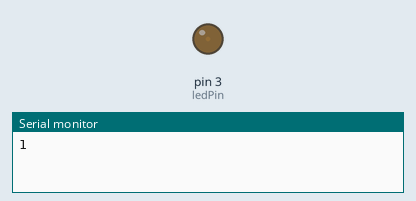
This sketch was run on a simulated Arduino Uno, built with avr-gcc and run on an emulated ATmega328P. On the bench: output pins drawn as LEDs (lit = HIGH), the last lines printed to the serial monitor.

Above: at 0.05 s.
At 6.35 s:
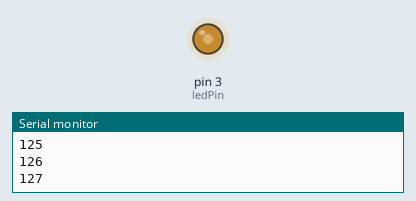
At 9.5 s:
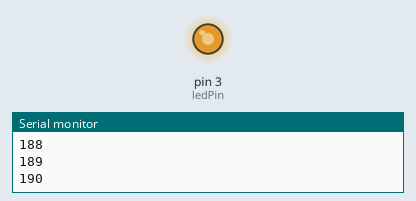
At 12.7 s:
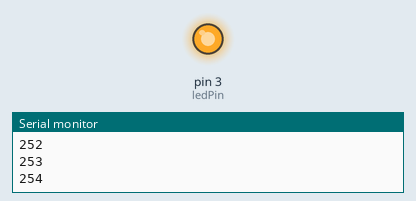
Timing chart, 0 to 16.6 s (numbered marks = the images above):
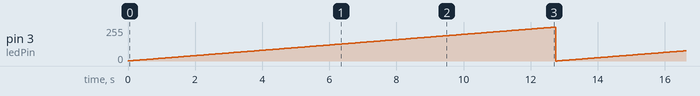

The sketch:

analogwrite.ino
```cpp
int ledPin = 3;

int counter = 0;

boolean flipflop = false;

void setup() {
  // put your setup code here, to run once:
  Serial.begin(9600); // opens the serial port sets the speed of communication to 9600 buad or bps
  pinMode(ledPin, OUTPUT);


}

void loop() {
  // put your main code here, to run repeatedly:

  //analogWrite goes from 0-255
  //  analogWrite(ledPin,0);
  //  delay(500);
  //  analogWrite(ledPin,127);
  //  delay(500);
  //  analogWrite(ledPin,255);
  //  delay(500);

  counter = counter + 1; // same as counter++;


  if (counter >= 255) {
    counter = 0;
  }


  Serial.println(counter);
  analogWrite(ledPin, counter);
  delay(50);


}
```

Measured:
- by itself, pin 3 (ledPin): ramps from 0/255 to 254/255 and jumps back, once every 12.8 s
